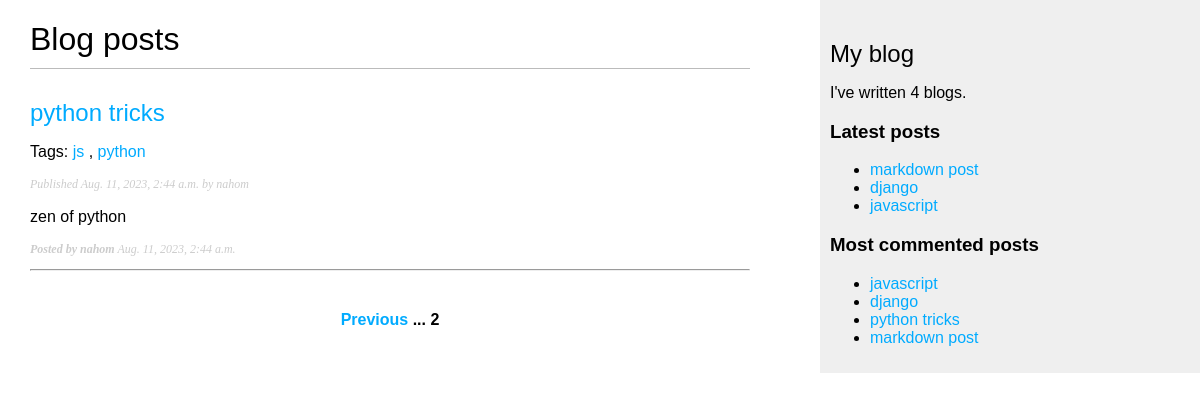
Screenshot of /blog/?page=2 with the database file from the repository.
### blog/models.py (models this page shows, shortened)
class Post(models.Model):
    class Status(models.TextChoices):
        DRAFT='DR', 'Draft'
        PUBLISHED = 'PB', 'Published'
    title = models.CharField(max_length=150)
    author = models.ForeignKey(User, on_delete=models.CASCADE, related_name='blog_posts')
    slug = models.SlugField(max_length=150, unique_for_date='publish')
    body = models.TextField()
    publish = models.DateTimeField(default=timezone.now)
    created = models.DateTimeField(auto_now_add=True)
    updated = models.DateTimeField(auto_now=True)
    status = models.CharField(max_length=2, choices=Status.choices, default=Status.DRAFT)
    tags = TaggableManager()
    objects = models.Manager()
    published = PublishedManager()
    class Meta:
        ordering = ['-publish']
        indexes = [models.Index(fields=['-publish']),]
    def get_absolute_url(self):
        return reverse('blog:post_detail', args=[self.publish.year,
                                                self.publish.month,
                                                self.publish.day,
                                                self.slug,])

### blog/views.py (the view)
# urls.py: path('', views.post_list, name='post_list'),
def post_list(request, tag_slug=None):
    post_list = Post.published.all()
    tag = None
    if tag_slug:
        tag = get_object_or_404(Tag, slug=tag_slug)
        post_list = post_list.filter(tags__in=[tag])
    paginator = Paginator(post_list, 3)
    page_number = request.GET.get('page', 1) # retrieves the page no of the current page, defaults to 1 if not found.
    try:
        posts = paginator.page(page_number)
    except PageNotAnInteger:
        posts = paginator.page(1)
    except EmptyPage:
        posts = paginator.page(paginator.num_pages)
    return render(request,'blog/post/list.html', {'posts': posts, 'tag': tag})

### blog/models.py (called while the page is built)
    def get_queryset(self):
        return super().get_queryset()\
            .filter(status=Post.Status.PUBLISHED)

### blog/templatetags/blog_tags.py (called while the page is built)
@register.simple_tag
def total_posts():
    return Post.published.count()

@register.inclusion_tag('blog/post/latest_posts.html')
def show_latest_posts(count=5):
    latest_posts = Post.published.order_by('-publish')[:count]
    return {'latest_posts': latest_posts}

@register.simple_tag
def get_most_commented_posts(count=5):
    return Post.published.annotate(
    total_comments=Count('comments')
    ).order_by('-total_comments')[:count]

@register.filter(name='markdown')
def markdown_format(text):
    return mark_safe(markdown.markdown(text))

### blog/templates/blog/post/list.html (shortened to what this page needs)
{% extends 'blog/base.html' %}
{% load blog_tags %}
{% block content %}
    <h1>Blog posts</h1>
    {% for post in posts %}
        <h2>
            <a href="{{ post.get_absolute_url }}"> {{post.title}} </a>
        </h2>
        <p class="tags">
            Tags:
            {% for tag in post.tags.all %}
                <a href="{% url 'blog:post_list_by_tag' tag.slug %}" >{{tag.name}}</a>
                {% if not forloop.last %}, {% endif %}
            {% endfor %}
        </p>
        <p class="date">
            Published {{ post.publish }} by {{ post.author }}
        </p>
        <p>{{ post.body|markdown|truncatewords_html:9 }}</p>
        <p class="date"><b>Posted by {{post.author}}</b> <i>{{post.publish}}</i></p>
        <hr>
    {% endfor %}
    {% include "pagination.html" with page=posts %}
{% endblock %}

### blog/templates/blog/base.html (shortened to what this page needs)
{% load blog_tags %}
{% load static %}
<!DOCTYPE html>
<html lang="en">
<head>
    <link rel="stylesheet" href="{% static 'css/blog.css' %}">
</head>
<body>
    <div id="content">
        {% block content %}
        {% endblock %}
    </div>
    <div id="sidebar">
        <h2>My blog</h2>
        <p>I've written {% total_posts %} blogs.</p>
        <h3>Latest posts</h3>
        {% show_latest_posts 3 %}
        <h3>Most commented posts</h3>
        {% get_most_commented_posts as most_commented_posts %}
        <ul>
            {% for post in most_commented_posts %}
                <li>
                    <a href="{{ post.get_absolute_url }}">{{ post.title }}</a>
                </li>
            {% endfor %}
        </ul>
    </div>
</body>
</html>

### blog/templates/blog/post/latest_posts.html
<ul>
    {% for post in latest_posts %}
        <li>
            <a href="{{ post.get_absolute_url }}">{{ post.title }}</a>
        </li>
    {% endfor %}
</ul>

### blog/static/css/blog.css (style rules this page uses)
body { margin:0; padding:0; font-family:helvetica, sans-serif; }
a { color:#00abff; text-decoration:none; }
h1 { font-weight:normal; border-bottom:1px solid #bbb; padding:0 0 10px 0; }
h2 { font-weight:normal; margin:30px 0 0; }
#content { float:left; width:60%; padding:0 0 0 30px; }
#sidebar { float:right; width:30%; padding:10px; background:#efefef; height:100%; }
p.date { color:#ccc; font-family: georgia, serif; font-size: 12px; font-style: italic; }

### rows the page displays
Post: title "python tricks", publish "Aug. 11, 2023, 2:44 a.m.", author "nahom", body "zen of python"
Tag: name "js"
Tag: name "python"
Post: title "markdown post"
Post: title "django"
Post: title "javascript"

### other values shown
{{ page.number }} "2"
